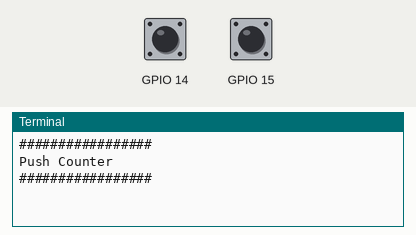
A program run on a simulated Raspberry Pi (BCM pin numbers). Shown: the last lines printed to the terminal. The test bench sets the inputs (shaded band); at power-on: GPIO 14 LOW, GPIO 15 LOW.

Above: at 1.2 s.
1.3 s: GPIO 14 pulled HIGH for 0.15 s
At 2.5 s:
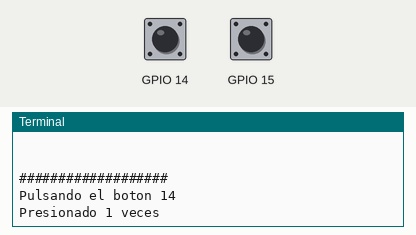
2.9 s: GPIO 15 pulled HIGH for 0.15 s
At 3.8 s:
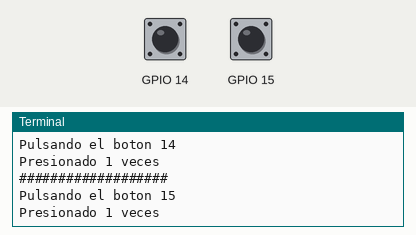
4.5 s: GPIO 14 pulled HIGH for 1 s
At 5.4 s:
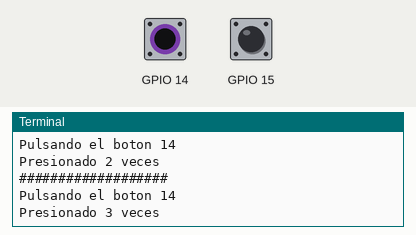
7.0 s: GPIO 15 pulled HIGH for 3.2 s
At 10.6 s:
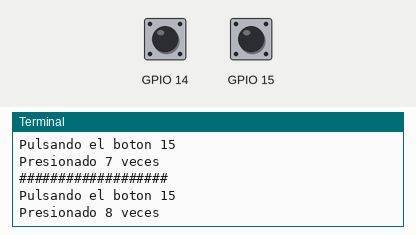
Timing chart, 0 to 12.1 s (numbered marks = the images above; inputs shaded):
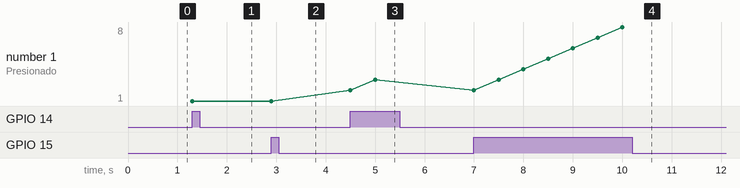

The program:

programa1.py
```python
import RPi.GPIO as GPIO
import time

GPIO.setmode(GPIO.BCM)
GPIO.setup(14, GPIO.IN, pull_up_down=GPIO.PUD_DOWN)
GPIO.setup(15, GPIO.IN, pull_up_down=GPIO.PUD_DOWN)
GPIO.setwarnings(False)

c14 = 0
c15 = 0

print("""

#################
Push Counter
#################

""")

while(True):
    if (GPIO.input(14) == GPIO.HIGH):
        c14 += 1
        print('###################')
        print('Pulsando el boton 14')
        print('Presionado {} veces'.format(c14))
        time.sleep(.5)
    if (GPIO.input(15) == GPIO.HIGH):
        c15 += 1
        print('###################')
        print('Pulsando el boton 15')
        print('Presionado {} veces'.format(c15))
        time.sleep(.5)

GPIO.cleanup()
```

Measured:
- after the input at 1.3 s, the terminal: prints a new line at once (image 1)
- after the input at 2.9 s, the terminal: prints a new line at once (image 2)
- after the input at 4.5 s, the terminal: prints a new line at once (image 3)
- after the input at 7.0 s, the terminal: prints a new line at once (image 4)
- plotted number 1: 1 → 3 after the input at 4.5 s, 3 → 8 after the input at 7.0 s
